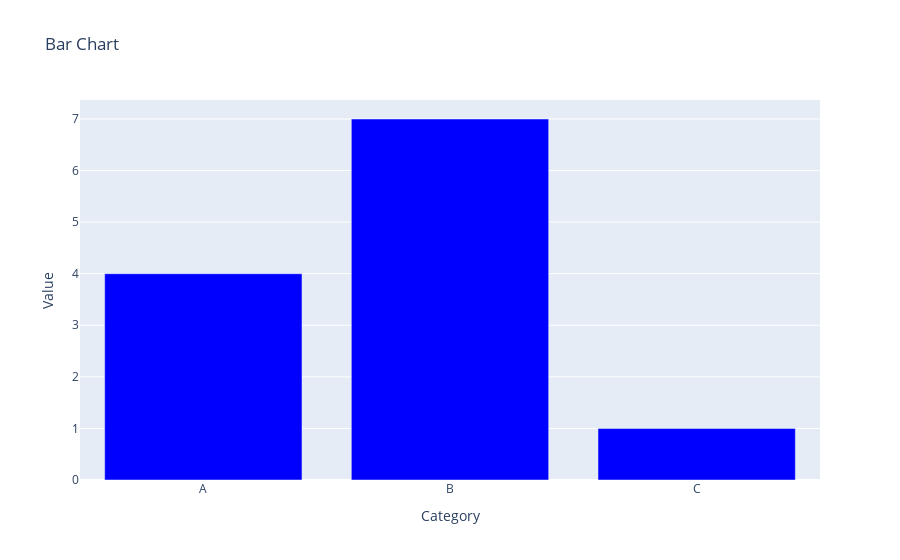
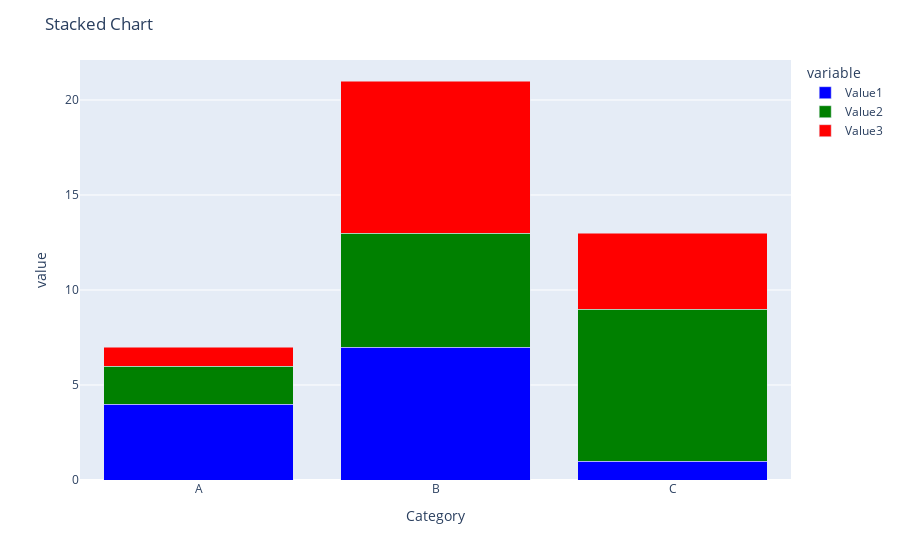
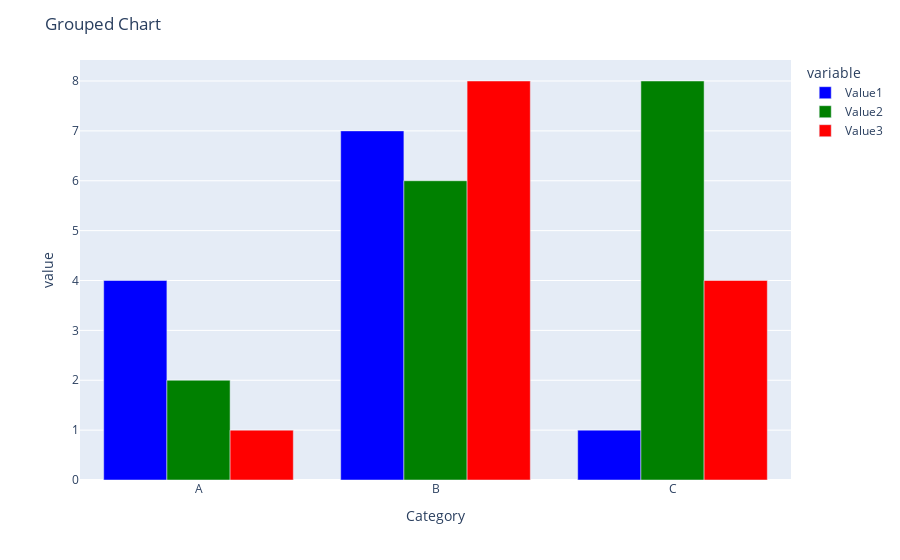

The notebook cell these images were saved under, in order:
### Code cell
import sys
__package__ = "tests"
sys.path.append("E:\\Assignments\\FTI\\library\\express_visualization_library")
from src.visualizations.bar_chart import BarChart  

# Simple Bar Chart
simple_bar = BarChart(df_bar, 'Category', ['Value1'])
simple_bar.set_labels('Category', 'Value')
simple_bar.set_colors(['blue'])
simple_bar.set_title("Bar Chart")
simple_bar.create_simple_bar()

# Stacked Bar Chart
stacked_bar = BarChart(df_bar, 'Category', ['Value1', 'Value2', 'Value3'])
stacked_bar.set_labels('Category', 'Value')
stacked_bar.set_colors(['blue', 'green', 'red'])
stacked_bar.set_title("Stacked Chart")
stacked_bar.create_stacked_bar()

# Grouped Bar Chart
grouped_bar = BarChart(df_bar, 'Category', ['Value1', 'Value2', 'Value3'])
grouped_bar.set_labels('Category', 'Value')
grouped_bar.set_colors(['blue', 'green', 'red'])
grouped_bar.set_title("Grouped Chart")
grouped_bar.create_grouped_bar()

### Figure 1 — Plotly figure (JSON) as saved in the notebook; plotly's stock layout.template omitted (floating-point values rounded to 4 significant figures)
{"data": [{"marker": {"color": "blue"}, "name": "Value1", "type": "bar", "x": ["A", "B", "C"], "y": [4, 7, 1]}], "layout": {"title": {"text": "Bar Chart"}, "xaxis": {"title": {"text": "Category"}}, "yaxis": {"title": {"text": "Value"}}}}

### Figure 2 — Plotly figure (JSON) as saved in the notebook; plotly's stock layout.template omitted (floating-point values rounded to 4 significant figures)
{"data": [{"alignmentgroup": "True", "hovertemplate": "variable=Value1<br>Category=%{x}<br>value=%{y}<extra></extra>", "legendgroup": "Value1", "marker": {"color": "blue", "pattern": {"shape": ""}}, "name": "Value1", "offsetgroup": "Value1", "orientation": "v", "showlegend": true, "textposition": "auto", "type": "bar", "x": ["A", "B", "C"], "xaxis": "x", "y": [4, 7, 1], "yaxis": "y"}, {"alignmentgroup": "True", "hovertemplate": "variable=Value2<br>Category=%{x}<br>value=%{y}<extra></extra>", "legendgroup": "Value2", "marker": {"color": "green", "pattern": {"shape": ""}}, "name": "Value2", "offsetgroup": "Value2", "orientation": "v", "showlegend": true, "textposition": "auto", "type": "bar", "x": ["A", "B", "C"], "xaxis": "x", "y": [2, 6, 8], "yaxis": "y"}, {"alignmentgroup": "True", "hovertemplate": "variable=Value3<br>Category=%{x}<br>value=%{y}<extra></extra>", "legendgroup": "Value3", "marker": {"color": "red", "pattern": {"shape": ""}}, "name": "Value3", "offsetgroup": "Value3", "orientation": "v", "showlegend": true, "textposition": "auto", "type": "bar", "x": ["A", "B", "C"], "xaxis": "x", "y": [1, 8, 4], "yaxis": "y"}], "layout": {"barmode": "stack", "legend": {"title": {"text": "variable"}, "tracegroupgap": 0}, "margin": {"t": 60}, "title": {"text": "Stacked Chart"}, "xaxis": {"anchor": "y", "domain": [0, 1], "title": {"text": "Category"}}, "yaxis": {"anchor": "x", "domain": [0, 1], "title": {"text": "value"}}}}

### Figure 3 — Plotly figure (JSON) as saved in the notebook; plotly's stock layout.template omitted (floating-point values rounded to 4 significant figures)
{"data": [{"alignmentgroup": "True", "hovertemplate": "variable=Value1<br>Category=%{x}<br>value=%{y}<extra></extra>", "legendgroup": "Value1", "marker": {"color": "blue", "pattern": {"shape": ""}}, "name": "Value1", "offsetgroup": "Value1", "orientation": "v", "showlegend": true, "textposition": "auto", "type": "bar", "x": ["A", "B", "C"], "xaxis": "x", "y": [4, 7, 1], "yaxis": "y"}, {"alignmentgroup": "True", "hovertemplate": "variable=Value2<br>Category=%{x}<br>value=%{y}<extra></extra>", "legendgroup": "Value2", "marker": {"color": "green", "pattern": {"shape": ""}}, "name": "Value2", "offsetgroup": "Value2", "orientation": "v", "showlegend": true, "textposition": "auto", "type": "bar", "x": ["A", "B", "C"], "xaxis": "x", "y": [2, 6, 8], "yaxis": "y"}, {"alignmentgroup": "True", "hovertemplate": "variable=Value3<br>Category=%{x}<br>value=%{y}<extra></extra>", "legendgroup": "Value3", "marker": {"color": "red", "pattern": {"shape": ""}}, "name": "Value3", "offsetgroup": "Value3", "orientation": "v", "showlegend": true, "textposition": "auto", "type": "bar", "x": ["A", "B", "C"], "xaxis": "x", "y": [1, 8, 4], "yaxis": "y"}], "layout": {"barmode": "group", "legend": {"title": {"text": "variable"}, "tracegroupgap": 0}, "margin": {"t": 60}, "title": {"text": "Grouped Chart"}, "xaxis": {"anchor": "y", "domain": [0, 1], "title": {"text": "Category"}}, "yaxis": {"anchor": "x", "domain": [0, 1], "title": {"text": "value"}}}}
